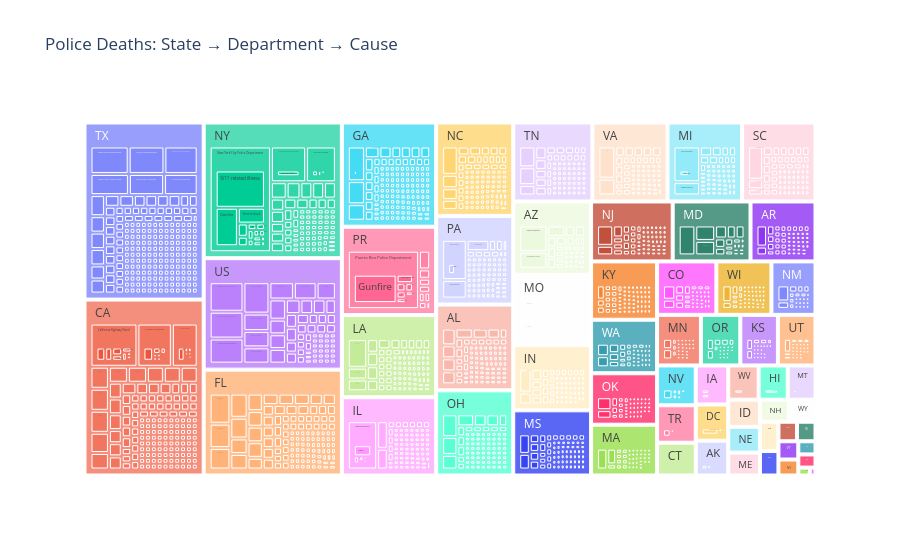

Notebook code for this chart:
### Code cell
#9. Tree map with three levels: State → City/Description → Cause

#Answer:
treemap_data = (
    df_1984_2016
    .groupby(['state', 'dept_name', 'cause_short'])
    .size()
    .reset_index(name='deaths')
)

fig = px.treemap(
    treemap_data,
    path=['state', 'dept_name', 'cause_short'],
    values='deaths',
    title='Police Deaths: State → Department → Cause'
)

fig.show()

### Figure 1 — Plotly figure (JSON) as saved in the notebook; plotly's stock layout.template omitted (floating-point values rounded to 4 significant figures; data arrays with more than 128 entries replaced by an {"elided": "..."} marker saying what was removed)
{"data": [{"branchvalues": "total", "domain": {"x": [0, 1], "y": [0, 1]}, "hovertemplate": "labels=%{label}<br>deaths=%{value}<br>parent=%{parent}<br>id=%{id}<extra></extra>", "ids": {"elided": "6372 str values"}, "labels": {"elided": "6372 str values"}, "name": "", "parents": {"elided": "6372 str values"}, "type": "treemap", "values": {"elided": "6372 float values"}}], "layout": {"legend": {"tracegroupgap": 0}, "title": {"text": "Police Deaths: State → Department → Cause"}}}
